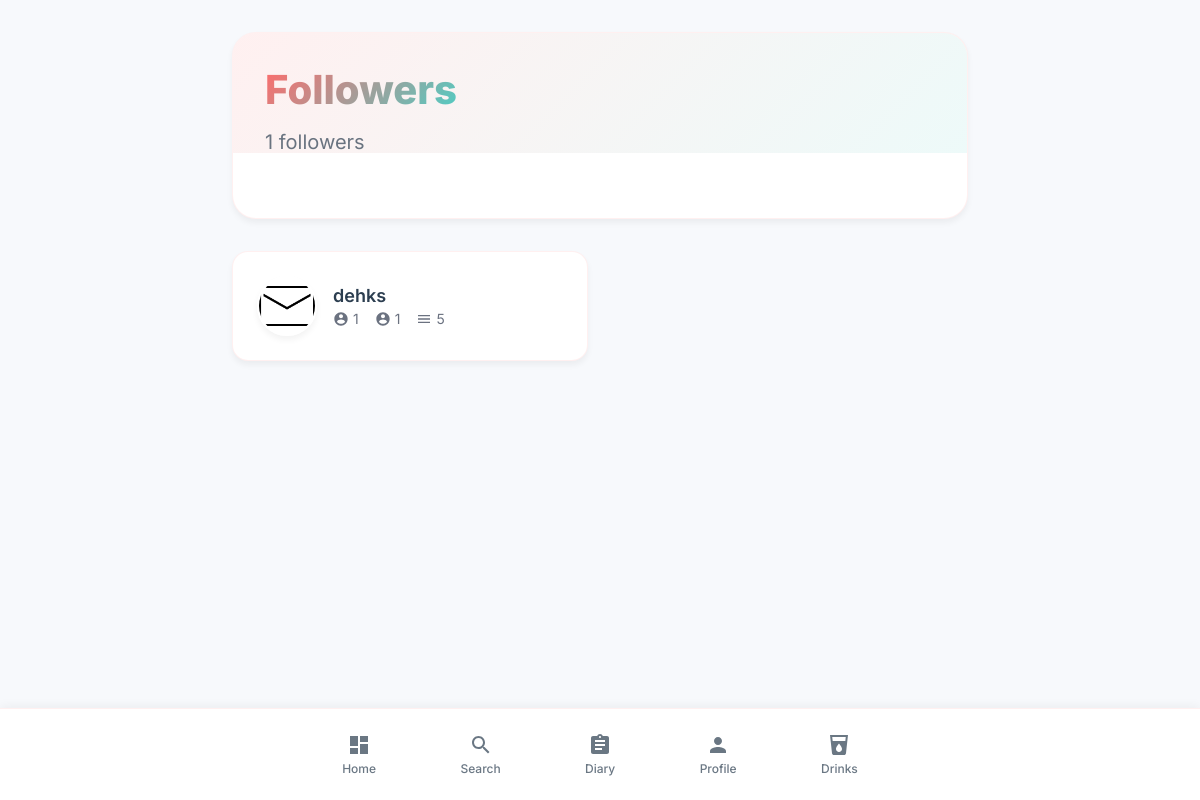
Screenshot of /followers/jerry/ (signed in) with the database file from the repository.
### lovedrinks/models.py (models this page shows, shortened)
class follows(models.Model):
    following_id = models.ForeignKey(User, on_delete=models.CASCADE, related_name='following')
    followed_id = models.ForeignKey(User, on_delete=models.CASCADE, related_name='followers')
    created_at = models.DateTimeField(auto_now_add=True)
    class Meta:
        verbose_name = 'Follow'
        verbose_name_plural = 'Follows'

class UserProfile(models.Model):
    user = models.OneToOneField(User, on_delete=models.CASCADE, related_name='profile')
    profile_picture = models.ImageField(
        upload_to='profile_pictures/',
        null=True,
        blank=True,
        validators=[
            FileExtensionValidator(allowed_extensions=['jpg', 'jpeg', 'png', 'gif']),
            validate_file_size
        ]
    )
    instagram_username = models.CharField(max_length=255, null=True, blank=True)
    twitter_username = models.CharField(max_length=255, null=True, blank=True)
    class Meta:
        verbose_name = 'User Profile'
        verbose_name_plural = 'User Profiles'

### lovedrinks/views.py (the view)
# urls.py: path('followers/<str:username>/', views.followers, name='followers'),
@login_required
def followers(request, username):
    user = User.objects.get(username=username)
    return render(request, 'lovedrinks/followers.html', {'user': user})

### lovedrinks/templates/lovedrinks/followers.html
{% extends 'base.html' %}
{% load static %}
{% block extra_css %}
<link rel="stylesheet" href="{% static 'css/follow.css' %}">
{% endblock %}
{% block content %}
<div class="follow-container">
    <div class="follow-header">
        <h1 class="follow-title">Followers</h1>
        <div class="follow-count">{{ user.followers.count }} followers</div>
    </div>
    <div class="follow-list">
        {% for follower in user.followers.all %}
            <a href="{% url 'other_profile' follower.following_id.username %}" class="follow-card">
                {% if follower.following_id.profile.profile_picture %}
                    <img src="{{ follower.following_id.profile.profile_picture.url }}" alt="{{ follower.following_id.username }}" class="follow-avatar">
                {% else %}
                    <img src="https://ui-avatars.com/api/?name={{ follower.following_id.username }}&background=FF6B6B&color=fff"
                         alt="{{ follower.following_id.username }}"
                         class="follow-avatar">
                {% endif %}
                <div class="follow-info">
                    <div class="follow-username">{{ follower.following_id.username }}</div>
                    <div class="follow-stats">
                        <div class="follow-stat">
                            <svg xmlns="http://www.w3.org/2000/svg" viewBox="0 0 24 24">
                                <path d="M12 2C6.48 2 2 6.48 2 12s4.48 10 10 10 10-4.48 10-10S17.52 2 12 2zm0 3c1.66 0 3 1.34 3 3s-1.34 3-3 3-3-1.34-3-3 1.34-3 3-3zm0 14.2c-2.5 0-4.71-1.28-6-3.22.03-1.99 4-3.08 6-3.08 1.99 0 5.97 1.09 6 3.08-1.29 1.94-3.5 3.22-6 3.22z"/>
                            </svg>
                            {{ follower.following_id.followers.count }}
                        </div>
                        <div class="follow-stat">
                            <svg xmlns="http://www.w3.org/2000/svg" viewBox="0 0 24 24">
                                <path d="M12 2C6.48 2 2 6.48 2 12s4.48 10 10 10 10-4.48 10-10S17.52 2 12 2zm0 3c1.66 0 3 1.34 3 3s-1.34 3-3 3-3-1.34-3-3 1.34-3 3-3zm0 14.2c-2.5 0-4.71-1.28-6-3.22.03-1.99 4-3.08 6-3.08 1.99 0 5.97 1.09 6 3.08-1.29 1.94-3.5 3.22-6 3.22z"/>
                            </svg>
                            {{ follower.following_id.following.count }}
                        </div>
                        <div class="follow-stat">
                            <svg xmlns="http://www.w3.org/2000/svg" viewBox="0 0 24 24">
                                <path d="M3 18h18v-2H3v2zm0-5h18v-2H3v2zm0-7v2h18V6H3z"/>
                            </svg>
                            {{ follower.following_id.drinklog_set.count }}
                        </div>
                    </div>
                </div>
            </a>
        {% empty %}
            <div class="empty-state">
                <div class="empty-state-icon">👥</div>
                <p class="empty-state-text">No followers yet</p>
            </div>
        {% endfor %}
    </div>
</div>
{% endblock %}

### static/css/base.css (style rules this page uses)
:root { --primary: #FF6B6B; --secondary: #4ECDC4; --accent: #FFE66D; --dark: #2C3E50; --light: #F7F9FC; --success: #2ECC71; --warning: #F1C40F; --danger: #E74C3C; --card-bg: #FFFFFF; --card-border: rgba(255, 107, 107, 0.1); --card-shadow: 0 4px 6px rgba(0, 0, 0, 0.05); --card-hover-shadow: 0 10px 15px rgba(0, 0, 0, 0.1); --gradient-primary: linear-gradient(135deg, var(--primary), var(--secondary)); }
* { margin: 0; padding: 0; box-sizing: border-box; }
body { background-color: var(--light); color: var(--dark); font-family: 'Inter', -apple-system, BlinkMacSystemFont, sans-serif; min-height: 100vh; display: flex; flex-direction: column; }

### static/css/follow.css (style rules this page uses)
:root { --primary: #FF6B6B; --secondary: #4ECDC4; --accent: #FFE66D; --dark: #2C3E50; --light: #F7F9FC; --success: #2ECC71; --warning: #F1C40F; --danger: #E74C3C; --card-bg: #FFFFFF; --card-border: rgba(255, 107, 107, 0.1); --card-shadow: 0 4px 6px rgba(0, 0, 0, 0.05); --card-hover-shadow: 0 10px 15px rgba(0, 0, 0, 0.1); --gradient-primary: linear-gradient(135deg, var(--primary), var(--secondary)); }
body { background-color: var(--light); color: var(--dark); font-family: 'Inter', -apple-system, BlinkMacSystemFont, sans-serif; }
.follow-container { max-width: 800px; margin: 0 auto; padding: 2rem; }
.follow-header { background: var(--card-bg); border-radius: 1.5rem; padding: 2rem; margin-bottom: 2rem; box-shadow: var(--card-shadow); border: 1px solid var(--card-border); position: relative; overflow: hidden; }
.follow-header::before { content: ''; position: absolute; top: 0; left: 0; right: 0; height: 120px; background: var(--gradient-primary); opacity: 0.1; z-index: 0; }
.follow-title { font-size: 2.5rem; font-weight: 800; color: var(--dark); margin-bottom: 1rem; background: var(--gradient-primary); -webkit-background-clip: text; -webkit-text-fill-color: transparent; display: inline-block; position: relative; z-index: 1; }
.follow-count { font-size: 1.25rem; color: var(--dark); opacity: 0.7; margin-bottom: 2rem; position: relative; z-index: 1; }
.follow-list { display: grid; grid-template-columns: repeat(auto-fill, minmax(250px, 1fr)); gap: 1.5rem; margin-top: 2rem; }
.follow-card { background: var(--card-bg); border-radius: 1rem; padding: 1.5rem; box-shadow: var(--card-shadow); border: 1px solid var(--card-border); transition: all 0.3s ease; position: relative; overflow: hidden; display: flex; align-items: center; gap: 1rem; text-decoration: none; color: var(--dark); }
.follow-card::before { content: ''; position: absolute; top: 0; left: 0; width: 4px; height: 100%; background: var(--gradient-primary); opacity: 0; transition: opacity 0.3s ease; }
.follow-avatar { width: 60px; height: 60px; border-radius: 50%; object-fit: cover; border: 2px solid var(--card-bg); box-shadow: var(--card-shadow); }
.follow-info { flex-grow: 1; }
.follow-username { font-size: 1.125rem; font-weight: 600; color: var(--dark); margin-bottom: 0.25rem; }
.follow-stats { display: flex; gap: 1rem; font-size: 0.875rem; color: #6b7280; }
.follow-stat { display: flex; align-items: center; gap: 0.25rem; }
.follow-stat svg { width: 16px; height: 16px; fill: currentColor; }
.follow-container { animation: fadeIn 0.5s ease-out; }

### rows the page displays
follows: following_id.profile.profile_picture (picture), following_id.username "dehks", following_id.followers.count "1", following_id.following.count "1", following_id.drinklog_set.count "5"

### other values shown
{{ user.followers.count }} "1"
